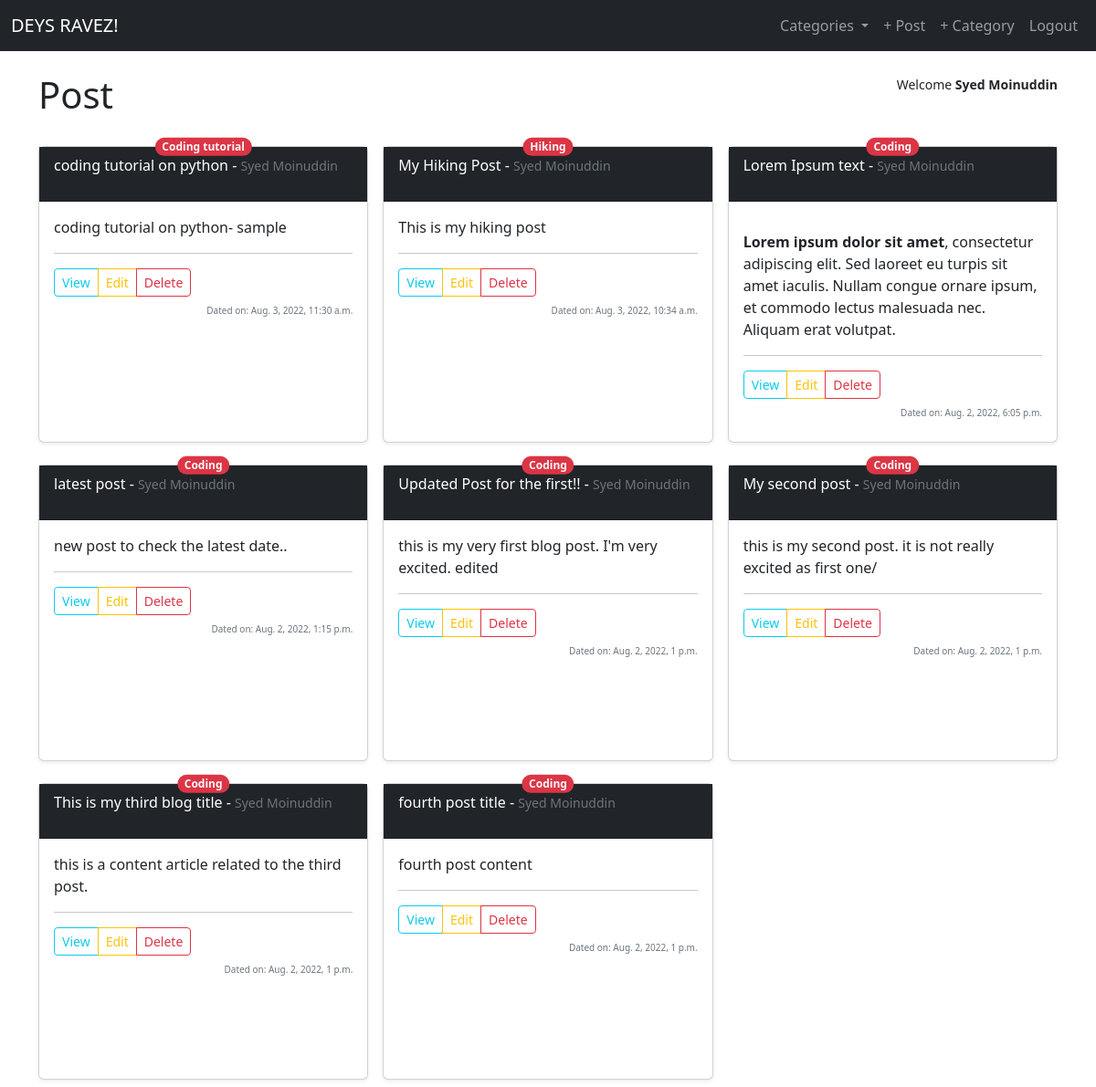
Page / (signed in) on the earlier database version.
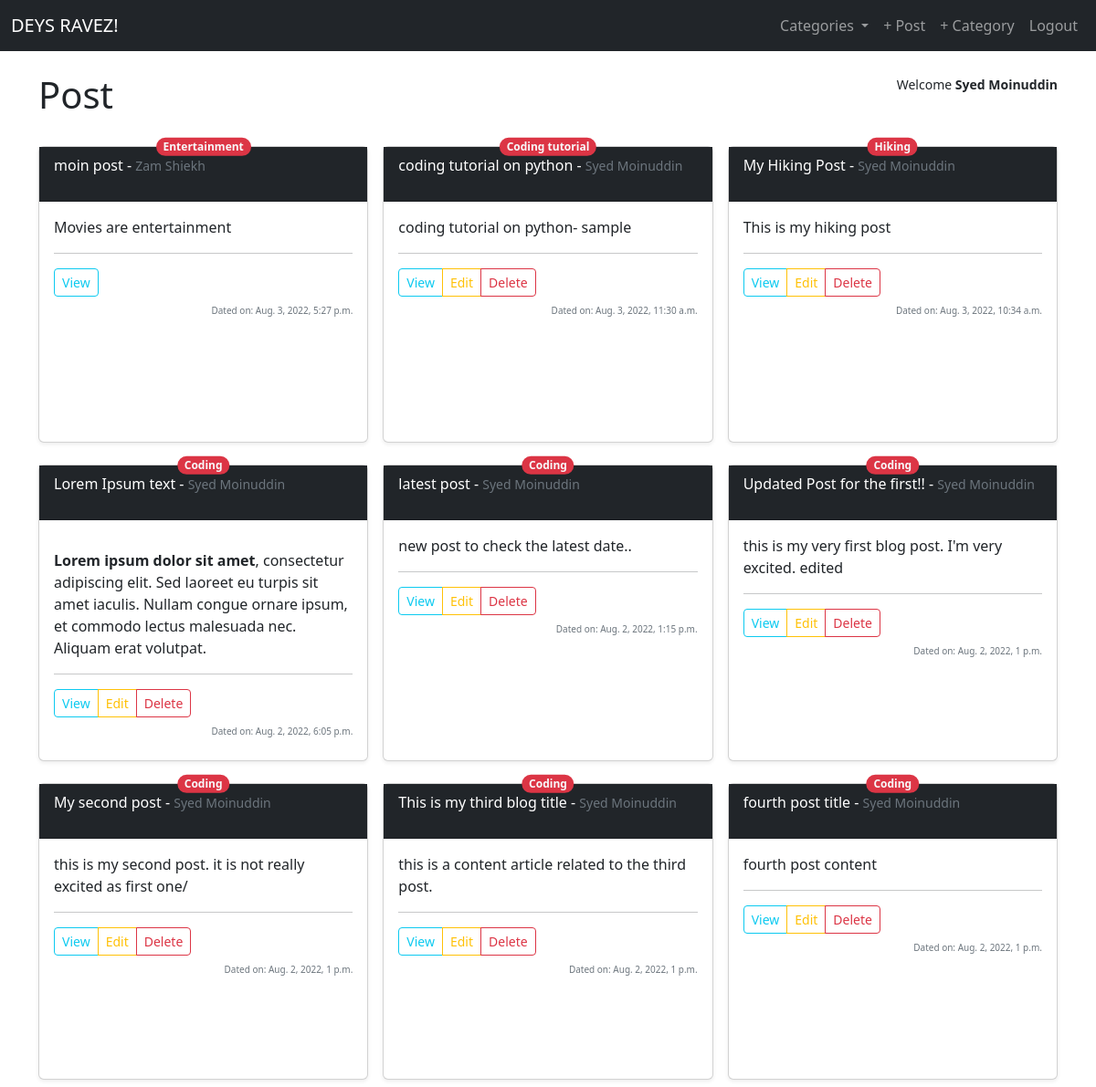
Same page on the later database version.
### zblog/models.py (models this page shows, shortened)
class Post(models.Model):
    title = models.CharField(max_length=600)
    title_tag = models.CharField(max_length=600) #,default="DEYS RAVEZ!"
    author = models.ForeignKey(User, on_delete=models.CASCADE)
    body=models.TextField()
    updated_date = models.DateTimeField(auto_now_add=True)
    category = models.CharField(max_length=255, default='coding')
    likes = models.ManyToManyField(User, related_name='blog_posts')

### zblog/views.py (the view)
# urls.py: path('', views.HomeView.as_view(), name="home"),
class HomeView(ListView):
    model = Post
    template_name = 'home.html'
    ordering = ['-updated_date']
    def get_context_data(self, *args, **kwargs):
        cat_menu=Category.objects.all()
        context = super(HomeView, self).get_context_data(*args, **kwargs)
        context["cat_menu"]=cat_menu
        return context

### zblog/models.py (called while the page is built)
    def __str__(self):
        return self.name

### zblog/templates/home.html
{% extends 'base.html' %}
{% block content %}
<h1>Post</h1>
<br>
<div class="row row-cols-1 row-cols-sm-2 row-cols-md-3 g-3">
    {% for post in object_list %}
    <div class="col mb-2">
        <div class="card shadow-sm position-relative" >
            <span class="position-absolute top-0 start-50 translate-middle badge rounded-pill bg-danger">
                <a class="text-decoration-none text-light" href="{% url 'category' post.category|slugify %}">{{post.category|capfirst }}</a>
              </span>
            <div class="card-header bg-dark text-white" style="min-height: 60px;">
                {{post.title}} - <small class="mb-1 text-muted">{{post.author.first_name}}
                    {{post.author.last_name}}</small>
            </div>
            <div class="card-body" style="min-height: 263px;">
                <p class="card-text">{{post.body | slice:":200" | safe }}</p>
                <hr>
                <div class="d-flex justify-content-between align-items-center">
                    <div class="btn-group">
                        <a href="{% url 'detail' post.pk %}" class="btn btn-sm btn-outline-info">View</a>
                        {% if user.is_authenticated %}
                        {% if user.id == post.author.id %}
                        <a href="{% url 'updatepost' post.pk %}" class="btn btn-sm btn-outline-warning">Edit</a>
                        <a href="{% url 'deletepost' post.pk %}" class="btn btn-sm btn-outline-danger">Delete</a>
                        {% endif %}
                        {% endif %}
                    </div>
                </div>
                <small class="text-muted my-2" style="font-size:x-small;float: right;">Dated on: {{post.updated_date}}</small>
            </div>
        </div>
    </div>
    {% endfor %}
</div>
{% endblock %}

### zblog/templates/base.html (shortened to what this page needs)
<!doctype html>
<html lang="en">
<head>
    <link href="https://cdn.jsdelivr.net/npm/bootstrap@5.2.0/dist/css/bootstrap.min.css" rel="stylesheet"
>
</head>
<body>
    <nav class="navbar navbar-expand-lg navbar-dark bg-dark">
        <div class="container-fluid">
          <a class="navbar-brand" href="{% url 'home' %}">DEYS RAVEZ!</a>
          <div class="collapse navbar-collapse" id="navbarSupportedContent">
            <ul class="navbar-nav ms-auto mb-2 mb-lg-0">
              {% if user.is_authenticated %}
              {% if cat_menu %}
                <li class="nav-item dropdown">
                  <a class="nav-link dropdown-toggle" href="#" role="button" data-bs-toggle="dropdown" aria-expanded="false">
                    Categories
                  </a>
                </li>
                {% else %}
                <li class="nav-item">
                  <a class="nav-link" href="{% url 'categorylist' %}">Categories</a>
                </li>
                {% endif %}
                <li class="nav-item">
                  <a class="nav-link" href="{% url 'addpost' %}">+ Post</a>
                </li>
                <li class="nav-item">
                  <a class="nav-link" href="{% url 'addcategory' %}">+ Category</a>
                </li>
                <li class="nav-item">
                  <a class="nav-link" href="{% url 'logout' %}">Logout</a>
                </li>
              {% endif %}
            </ul>
          </div>
        </div>
      </nav>
    <br>
    <div class="container">
      {% if user.is_authenticated %}
     <div style="float: right;">
      <small>Welcome <strong>{{user.first_name}} {{user.last_name}}</strong></small>
     </div>
      {% endif %}
        {% block content %}
        {% endblock %}
    </div>
</body>
</html>

Differences in the rows shown:
added Post: category "Entertainment", title "moin post", author.first_name "Zam", author.last_name "Shiekh", body "Movies are entertainment", updated_date "Aug. 3, 2022, 5:27 p.m."
